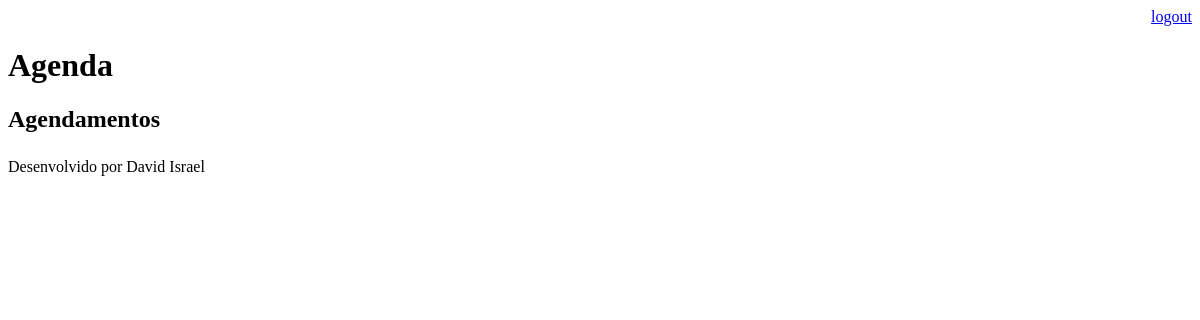
Page /agenda/ (signed in) on the earlier database version.
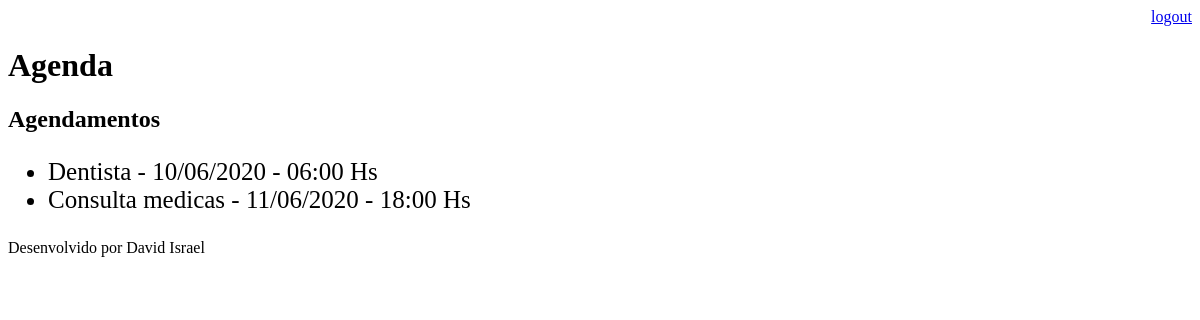
Same page on the later database version.
### core/models.py (models this page shows, shortened)
class Evento(models.Model):
    titulo = models.CharField(max_length=100)
    descricao = models.TextField(blank=True, null=True)
    data_evento = models.DateTimeField(verbose_name='Data do Evento')
    data_criacao = models.DateTimeField(auto_now=True)
    usuario = models.ForeignKey(User, on_delete=models.CASCADE)
    class Meta:
        db_table = 'evento'
    def get_data_evento(self):
        return self.data_evento.strftime('%d/%m/%Y - %H:%M Hs')

### core/views.py (the view)
# urls.py: path('agenda/', views.lista_eventos),
@login_required(login_url='/login/')
def lista_eventos(request):
    usuario = request.user
    evento = Evento.objects.filter(usuario=usuario)
    dados = {'eventos':evento}
    return render(request, 'agenda.html', dados)

### templates/agenda.html
{% extends "model-page.html" %}
{% block content %}
    <h2>Agendamentos</h2>
    <ul style="font-size: 25px">
        {% for evento in eventos %}
            <li>{{evento.titulo}} - {{evento.get_data_evento}}</li>
        {% endfor %}
    </ul>
{% endblock %}

### templates/model-page.html
<!DOCTYPE html>
<html lang="en">
<head>
    {% include "model-header.html" %}
</head>
<body>
    {% block content %} {% endblock %}
    {% include "model-footer.html" %}
</body>
</html>

### templates/model-header.html (shortened to what this page needs)
    <div align="right">
        <a href="/logout">logout</a>
    </div>
    <h1>Agenda</h1>

### templates/model-footer.html
<p>Desenvolvido por David Israel</p>

Differences in the rows shown:
added Evento: titulo "Dentista", get_data_evento "10/06/2020 - 06:00 Hs"
added Evento: titulo "Consulta medicas", get_data_evento "11/06/2020 - 18:00 Hs"
